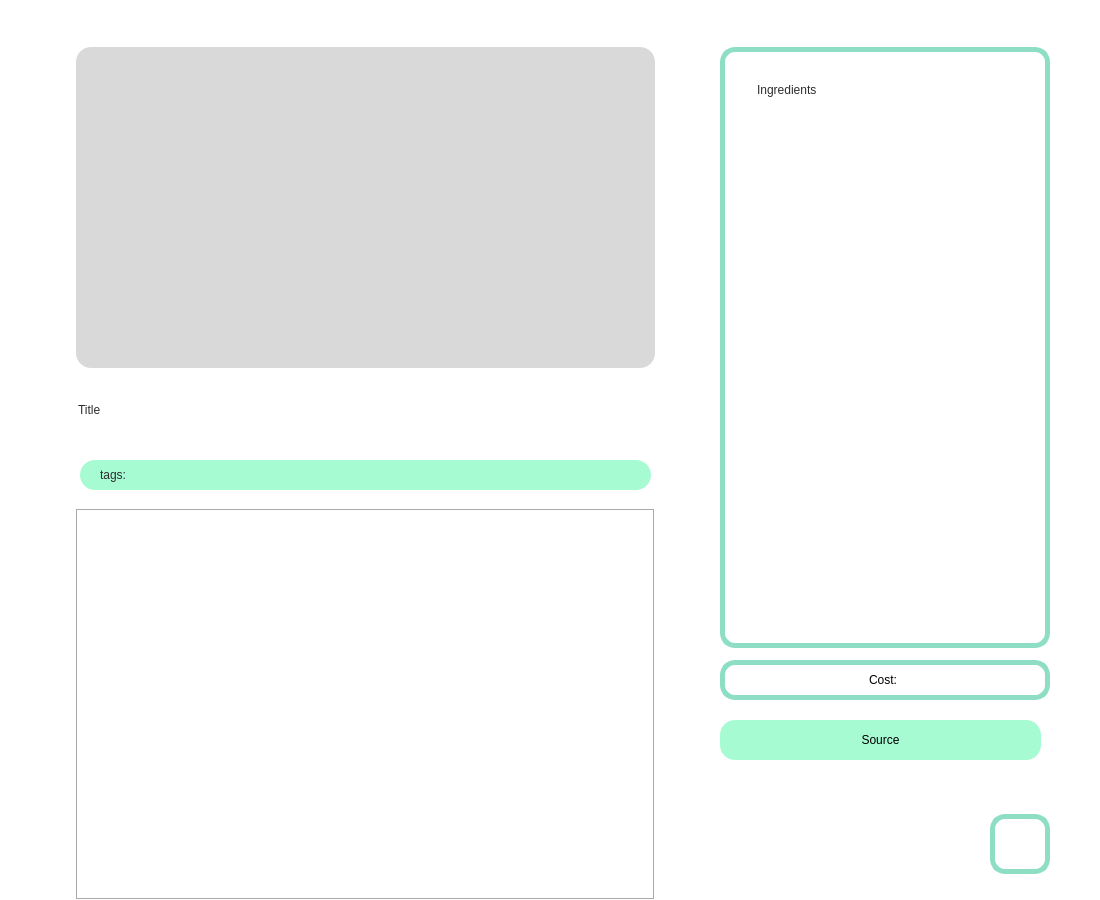
<?xml version="1.0" encoding="UTF-8"?>
<ui version="4.0">
 <class>Dialog</class>
 <widget class="QDialog" name="Dialog">
  <property name="geometry">
   <rect>
    <x>0</x>
    <y>0</y>
    <width>1100</width>
    <height>900</height>
   </rect>
  </property>
  <property name="font">
   <font>
    <family>Leelawadee UI</family>
   </font>
  </property>
  <property name="windowTitle">
   <string>Dialog</string>
  </property>
  <property name="toolTipDuration">
   <number>-1</number>
  </property>
  <property name="autoFillBackground">
   <bool>false</bool>
  </property>
  <property name="styleSheet">
   <string notr="true">background-color: rgb(255, 255, 255);</string>
  </property>
  <widget class="QScrollArea" name="scrollArea">
   <property name="geometry">
    <rect>
     <x>0</x>
     <y>0</y>
     <width>675</width>
     <height>900</height>
    </rect>
   </property>
   <property name="frameShape">
    <enum>QFrame::NoFrame</enum>
   </property>
   <property name="verticalScrollBarPolicy">
    <enum>Qt::ScrollBarAsNeeded</enum>
   </property>
   <property name="widgetResizable">
    <bool>true</bool>
   </property>
   <widget class="QWidget" name="scrollAreaWidgetContents">
    <property name="geometry">
     <rect>
      <x>0</x>
      <y>0</y>
      <width>675</width>
      <height>900</height>
     </rect>
    </property>
    <property name="focusPolicy">
     <enum>Qt::NoFocus</enum>
    </property>
    <widget class="QPushButton" name="image_btn">
     <property name="geometry">
      <rect>
       <x>76</x>
       <y>47</y>
       <width>579</width>
       <height>321</height>
      </rect>
     </property>
     <property name="styleSheet">
      <string notr="true">background-color: rgb(217, 217, 217);
border-radius: 15px;
</string>
     </property>
     <property name="text">
      <string/>
     </property>
     <property name="iconSize">
      <size>
       <width>93</width>
       <height>90</height>
      </size>
     </property>
    </widget>
    <widget class="QLineEdit" name="title">
     <property name="geometry">
      <rect>
       <x>76</x>
       <y>390</y>
       <width>579</width>
       <height>40</height>
      </rect>
     </property>
     <property name="styleSheet">
      <string notr="true">font: 34pt &quot;Leelawadee UI&quot;;
background-color: rgb(255, 255, 255);
color: rgb(44, 44, 44);</string>
     </property>
     <property name="inputMask">
      <string/>
     </property>
     <property name="text">
      <string>Title</string>
     </property>
     <property name="frame">
      <bool>false</bool>
     </property>
     <property name="cursorPosition">
      <number>5</number>
     </property>
     <property name="readOnly">
      <bool>true</bool>
     </property>
    </widget>
    <widget class="QTextEdit" name="main_text">
     <property name="geometry">
      <rect>
       <x>76</x>
       <y>509</y>
       <width>579</width>
       <height>391</height>
      </rect>
     </property>
     <property name="styleSheet">
      <string notr="true">font: 16pt &quot;Leelawadee UI&quot;;
</string>
     </property>
     <property name="frameShape">
      <enum>QFrame::Box</enum>
     </property>
     <property name="verticalScrollBarPolicy">
      <enum>Qt::ScrollBarAsNeeded</enum>
     </property>
     <property name="horizontalScrollBarPolicy">
      <enum>Qt::ScrollBarAlwaysOff</enum>
     </property>
     <property name="sizeAdjustPolicy">
      <enum>QAbstractScrollArea::AdjustToContents</enum>
     </property>
     <property name="autoFormatting">
      <set>QTextEdit::AutoNone</set>
     </property>
     <property name="documentTitle">
      <string/>
     </property>
     <property name="undoRedoEnabled">
      <bool>true</bool>
     </property>
     <property name="readOnly">
      <bool>true</bool>
     </property>
    </widget>
    <widget class="QPushButton" name="tags_btn">
     <property name="geometry">
      <rect>
       <x>80</x>
       <y>460</y>
       <width>571</width>
       <height>30</height>
      </rect>
     </property>
     <property name="styleSheet">
      <string notr="true">font: 13pt &quot;Leelawadee UI&quot;;
background-color: rgb(166, 251, 210);
border-radius: 15px;
text-align: left;
padding-left: 20px;
padding-right: 20px;
color: rgb(44, 44, 44);</string>
     </property>
     <property name="text">
      <string>tags: </string>
     </property>
    </widget>
   </widget>
  </widget>
  <widget class="QLabel" name="ingr_border">
   <property name="geometry">
    <rect>
     <x>720</x>
     <y>47</y>
     <width>330</width>
     <height>601</height>
    </rect>
   </property>
   <property name="styleSheet">
    <string notr="true">border: 5px solid rgb(142, 222, 198);
border-radius: 15px;</string>
   </property>
   <property name="text">
    <string/>
   </property>
  </widget>
  <widget class="QLabel" name="ingr_lable">
   <property name="geometry">
    <rect>
     <x>757</x>
     <y>65</y>
     <width>251</width>
     <height>50</height>
    </rect>
   </property>
   <property name="styleSheet">
    <string notr="true">font: 28pt &quot;Leelawadee UI&quot;;
color: rgb(44, 44, 44);</string>
   </property>
   <property name="text">
    <string>Ingredients</string>
   </property>
  </widget>
  <widget class="QTextEdit" name="ingridients">
   <property name="geometry">
    <rect>
     <x>757</x>
     <y>120</y>
     <width>255</width>
     <height>511</height>
    </rect>
   </property>
   <property name="styleSheet">
    <string notr="true">font: 16pt &quot;Leelawadee UI&quot;;</string>
   </property>
   <property name="frameShape">
    <enum>QFrame::NoFrame</enum>
   </property>
   <property name="autoFormatting">
    <set>QTextEdit::AutoAll</set>
   </property>
   <property name="readOnly">
    <bool>true</bool>
   </property>
  </widget>
  <widget class="QPushButton" name="source_btn">
   <property name="geometry">
    <rect>
     <x>720</x>
     <y>720</y>
     <width>321</width>
     <height>40</height>
    </rect>
   </property>
   <property name="styleSheet">
    <string notr="true">background-color: rgb(166, 251, 210);
font: 16pt &quot;Leelawadee UI&quot;;
border-radius: 15px;</string>
   </property>
   <property name="text">
    <string>Source</string>
   </property>
  </widget>
  <widget class="QPushButton" name="edit_btn">
   <property name="geometry">
    <rect>
     <x>990</x>
     <y>814</y>
     <width>60</width>
     <height>60</height>
    </rect>
   </property>
   <property name="styleSheet">
    <string notr="true">border: 5px solid rgb(142, 222, 198);
background-color: rgb(255, 255, 255);
border-radius: 15px;</string>
   </property>
   <property name="text">
    <string/>
   </property>
   <property name="icon">
    <iconset>
     <normaloff>pictures/pencil 1.png</normaloff>pictures/pencil 1.png</iconset>
   </property>
   <property name="iconSize">
    <size>
     <width>35</width>
     <height>35</height>
    </size>
   </property>
  </widget>
  <widget class="QLineEdit" name="cost_line">
   <property name="geometry">
    <rect>
     <x>720</x>
     <y>660</y>
     <width>330</width>
     <height>40</height>
    </rect>
   </property>
   <property name="styleSheet">
    <string notr="true">border: 5px solid rgb(142, 222, 198);
border-radius: 15px;
font: 16pt &quot;Leelawadee UI&quot;;</string>
   </property>
   <property name="inputMask">
    <string/>
   </property>
   <property name="text">
    <string>Cost: </string>
   </property>
   <property name="alignment">
    <set>Qt::AlignCenter</set>
   </property>
   <property name="readOnly">
    <bool>true</bool>
   </property>
  </widget>
  <zorder>scrollArea</zorder>
  <zorder>ingr_border</zorder>
  <zorder>ingr_lable</zorder>
  <zorder>ingridients</zorder>
  <zorder>edit_btn</zorder>
  <zorder>cost_line</zorder>
  <zorder>source_btn</zorder>
 </widget>
 <resources/>
 <connections/>
</ui>
